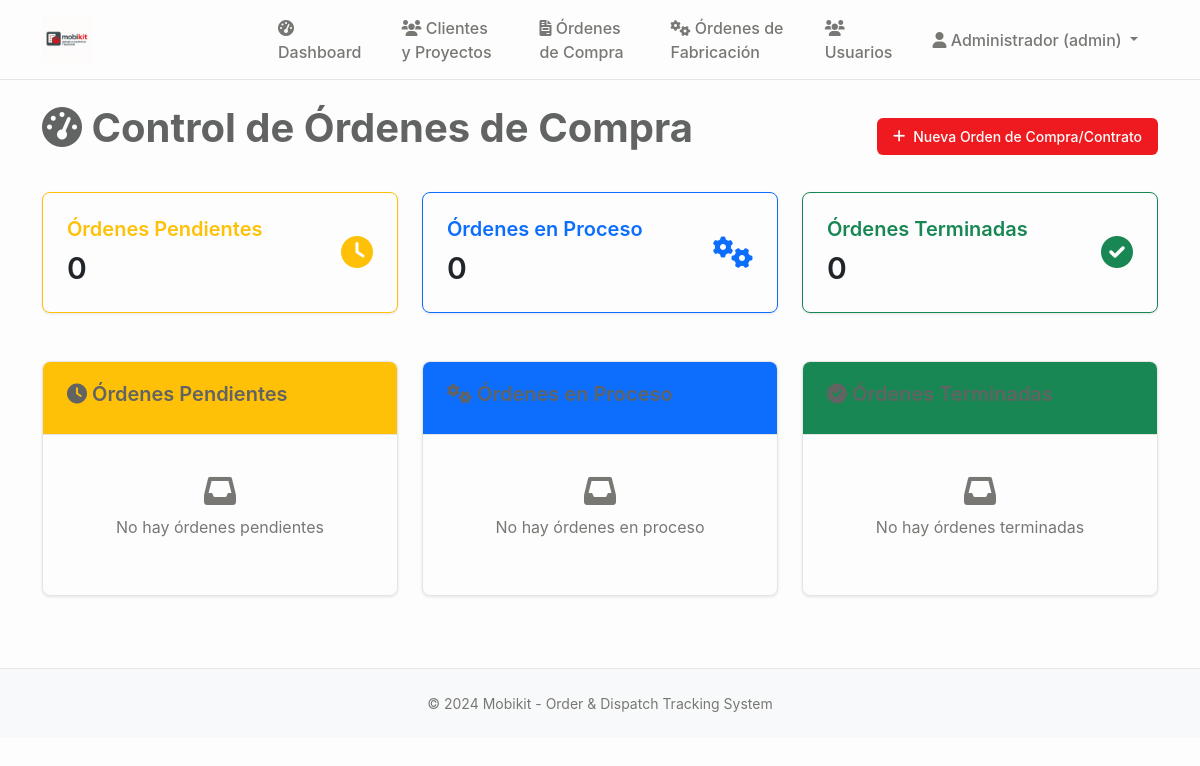
/dashboard (signed in), run on an earlier commit of the app's database.
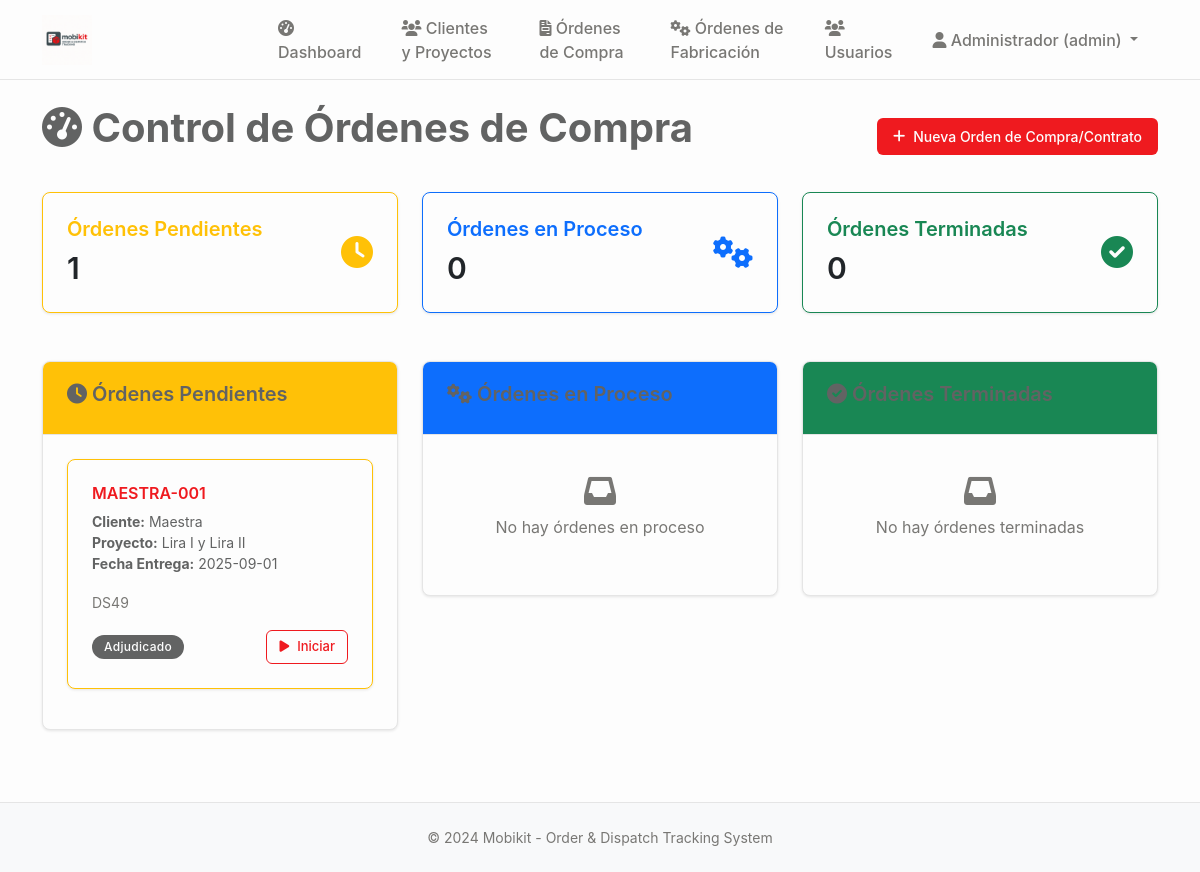
And on a later commit of the database.
### tables this page shows
CREATE TABLE proyectos (
                id INTEGER PRIMARY KEY AUTOINCREMENT,
                codigo TEXT UNIQUE NOT NULL,
                nombre TEXT NOT NULL,
                cliente_id INTEGER NOT NULL,
                descripcion TEXT,
                estado TEXT DEFAULT 'en_desarrollo' CHECK (estado IN ('en_desarrollo', 'aprobado_produccion', 'seccionado', 'enchapado', 'mecanizado', 'produccion_completa', 'embalando', 'listo_despacho', 'entregado', 'cancelado')),
                prioridad TEXT DEFAULT 'media' CHECK (prioridad IN ('baja', 'media', 'alta', 'urgente')),
                fecha_inicio DATE,
                fecha_entrega DATE,
                fecha_entrega_real DATE,
                diseñador_id INTEGER,
                supervisor_id INTEGER,
                presupuesto DECIMAL(12,2),
                costo_real DECIMAL(12,2),
                observaciones TEXT,
                created_at TIMESTAMP DEFAULT CURRENT_TIMESTAMP,
                updated_at TIMESTAMP DEFAULT CURRENT_TIMESTAMP, adjudicacion_tipo TEXT DEFAULT "orden_compra" CHECK (adjudicacion_tipo IN ("contrato", "orden_compra")), monto_neto DECIMAL(12,2), estado_proyecto TEXT DEFAULT "pendiente_presupuesto", monto_neto_provision DECIMAL(12,2), monto_neto_instalacion DECIMAL(12,2), fecha_estimada_inicio DATE,
                FOREIGN KEY (cliente_id) REFERENCES clientes (id),
                FOREIGN KEY (diseñador_id) REFERENCES usuarios (id),
                FOREIGN KEY (supervisor_id) REFERENCES usuarios (id)
            );

### main.py (the view, shortened to what this page needs)
@app.route('/dashboard')
@login_required
def dashboard():
    conn = sqlite3.connect('mobikit.db')
    cursor = conn.cursor()
    cursor.execute('''
        SELECT p.id, p.codigo, p.nombre, c.nombre as cliente_nombre, p.fecha_estimada_inicio,
               p.descripcion, p.estado_proyecto,
               julianday(p.fecha_estimada_inicio) - julianday('now') as dias_restantes
        FROM proyectos p
        LEFT JOIN clientes c ON p.cliente_id = c.id
        INNER JOIN proyecto_categorias pc ON p.id = pc.proyecto_id
        WHERE p.estado_proyecto IN ('presupuestado', 'adjudicado')
        AND p.estado IN ('diseño', 'en_desarrollo')
        GROUP BY p.id, p.codigo, p.nombre, c.nombre, p.fecha_estimada_inicio,
                 p.descripcion, p.estado_proyecto
        ORDER BY p.fecha_estimada_inicio ASC, p.estado_proyecto DESC
    ''')
    ordenes_pendientes = cursor.fetchall()
    cursor.execute('''
        SELECT DISTINCT p.id, p.codigo, p.nombre, c.nombre as cliente_nombre, p.fecha_entrega,
               p.descripcion, p.prioridad,
               julianday(p.fecha_entrega) - julianday('now') as dias_restantes
        FROM proyectos p
        LEFT JOIN clientes c ON p.cliente_id = c.id
        INNER JOIN pedidos_seguimiento ps ON p.id = ps.proyecto_id
        WHERE ps.estado IN ('aprobado_produccion', 'seccionado', 'enchapado', 'mecanizado', 'produccion_completa')
        AND ps.estado != 'entregado'
        ORDER BY p.fecha_entrega ASC, p.prioridad DESC
    ''')
    ordenes_proceso_raw = cursor.fetchall()
    ordenes_proceso = []
    cursor.execute('''
        SELECT p.id, p.codigo, p.nombre, c.nombre as cliente_nombre, p.fecha_entrega,
               p.descripcion, p.prioridad, p.fecha_entrega_real
        FROM proyectos p
        LEFT JOIN clientes c ON p.cliente_id = c.id
        WHERE p.estado IN ('entregado', 'completado')
        ORDER BY p.fecha_entrega_real DESC
        LIMIT 10
    ''')
    ordenes_terminadas = cursor.fetchall()
    conn.close()
    return render_template('dashboard.html',
                           ordenes_pendientes=ordenes_pendientes,
                           ordenes_proceso=ordenes_proceso,
                           ordenes_terminadas=ordenes_terminadas)

### main.py (called while the page is built)
def login_required(f):
    @wraps(f)
    def decorated_function(*args, **kwargs):
        if 'user_id' not in session:
            return redirect(url_for('login'))
        return f(*args, **kwargs)
    return decorated_function

### templates/dashboard.html (shortened to what the changed rows need)
{% extends "base.html" %}
{% block content %}
<div class="d-flex justify-content-between align-items-center mb-4">
    <h1><i class="fas fa-tachometer-alt"></i> Control de Órdenes de Compra</h1>
</div>
<div class="row mb-4">
    <div class="col-md-4">
        <div class="card border-warning">
            <div class="card-body">
                <div class="d-flex align-items-center">
                    <div class="flex-grow-1">
                        <h5 class="card-title text-warning">Órdenes Pendientes</h5>
                        <h2 class="mb-0 text-dark">{{ ordenes_pendientes|length }}</h2>
                    </div>
                </div>
            </div>
        </div>
    </div>
    <div class="col-md-4">
        <div class="card border-primary">
            <div class="card-body">
                <div class="d-flex align-items-center">
                    <div class="flex-grow-1">
                        <h2 class="mb-0 text-dark">{{ ordenes_proceso|length }}</h2>
                    </div>
                </div>
            </div>
        </div>
    </div>
    <div class="col-md-4">
        <div class="card border-success">
            <div class="card-body">
                <div class="d-flex align-items-center">
                    <div class="flex-grow-1">
                        <h2 class="mb-0 text-dark">{{ ordenes_terminadas|length }}</h2>
                    </div>
                </div>
            </div>
        </div>
    </div>
</div>
<div class="row">
    <div class="col-md-4">
        <div class="card">
            <div class="card-body" style="max-height: 600px; overflow-y: auto;">
                {% if ordenes_pendientes %}
                    {% for orden in ordenes_pendientes %}
                    <div class="card mb-3 border-warning">
                        <div class="card-body">
                            <h6 class="card-title">
                                <a href="{{ url_for('orden_compra_detalle', orden_id=orden[0]) }}" class="text-decoration-none">
                                    {{ orden[1] }}
                                </a>
                            </h6>
                            <p class="card-text small">
                                <strong>Cliente:</strong> {{ orden[3] }}<br>
                                <strong>Proyecto:</strong> {{ orden[2] }}<br>
                                <strong>Fecha Entrega:</strong> {{ orden[4] if orden[4] else 'Sin fecha' }}
                            </p>
                            {% if orden[5] %}
                            <p class="card-text">
                                <small class="text-muted">{{ orden[5][:60] }}{% if orden[5]|length > 60 %}...{% endif %}</small>
                            </p>
                            {% endif %}
                            <div class="d-flex justify-content-between align-items-center">
                                <span class="badge bg-{% if orden[6] == 'alta' %}danger{% elif orden[6] == 'media' %}warning{% else %}secondary{% endif %}">
                                            {{ orden[6]|title }}
                                        </span>
                                <button class="btn btn-sm btn-outline-primary" onclick="iniciarProceso({{ orden[0] }})">
                                    <i class="fas fa-play"></i> Iniciar
                                </button>
                            </div>
                        </div>
                    </div>
                    {% endfor %}
                {% else %}
                <div class="text-center py-3">
                    <i class="fas fa-inbox fa-2x text-muted mb-2"></i>
                    <p class="text-muted">No hay órdenes pendientes</p>
                </div>
                {% endif %}
            </div>
        </div>
    </div>
</div>
{% endblock %}

What changed in the data, as far as the page shows it:
now on this page (row edited): proyectos: codigo "MAESTRA-001", orden "Maestra", nombre "Lira I y Lira II", fecha_estimada_inicio "2025-09-01", descripcion "DS49", estado_proyecto "Adjudicado"
Also different on the page:
{{ ordenes_pendientes|length }}: "0" → "1"
text no longer shown: "No hay órdenes pendientes"
